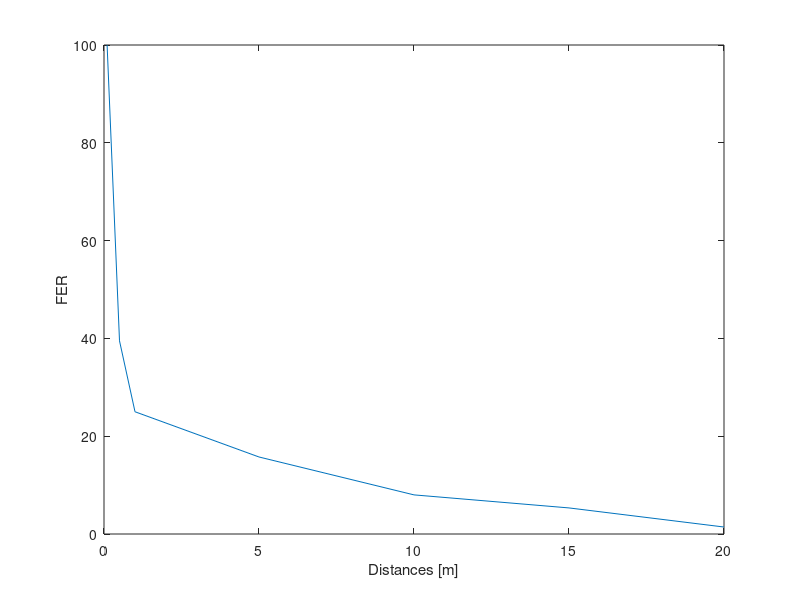

Write the MATLAB code that produced this figure.
close all
clear all

distances = [0.1, 0.5, 1, 5, 10, 15, 20]; %meters
frames_error = [100, 79, 75, 63, 40, 32, 10]; %frames
total_frames = [1, 2, 3, 4, 5, 6, 7]; %frames
for k = 1:length(distances)
    fer(k) = frames_error(k)/total_frames(k);
end
plot(distances,fer)
xlabel 'Distances [m]'
ylabel 'FER'
